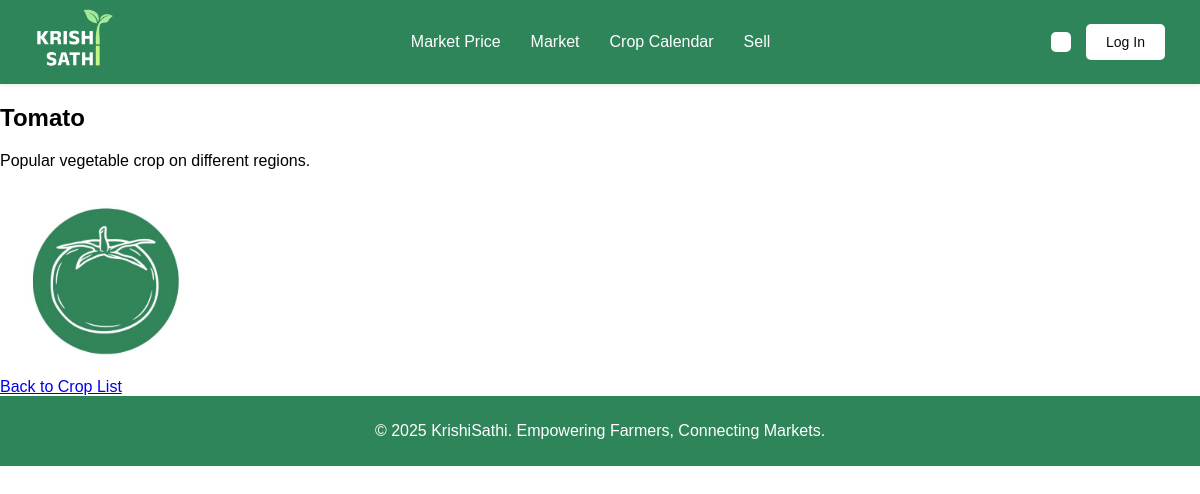
The app's page /croptypes/1/ with its own data.
### mainapp/models.py (models this page shows, shortened)
class CropType(models.Model):
    name = models.CharField(max_length=200, unique=True)
    description = models.TextField(blank=True)

class CropImage(models.Model):
    crop_type = models.ForeignKey(
            CropType,
            on_delete=models.CASCADE,
            related_name='images',
    )
    image = models.ImageField(upload_to='crops/')
    uploaded_at = models.DateTimeField(auto_now_add=True)

### mainapp/views.py (the view)
# urls.py: path('croptypes/<int:crop_id>/', views.crop_type_detail, name='crop_type_detail'),
def crop_type_detail(request, crop_id):
    crop_type = get_object_or_404(models.CropType, id=crop_id)
    images = models.CropImage.objects.filter(crop_type=crop_type)  # Fetch related images
    return render(request, 'crop_type_detail.html', {'crop_type': crop_type, 'images': images})

### mainapp/templates/crop_type_detail.html
{% extends "base.html" %}
{% block content %}
<h2 >{{ crop_type.name }}</h2>
<p>{{ crop_type.description }}</p>
<div>
    {% for img in images %}
        <img src="{{ img.image.url }}" alt="{{ crop_type.name }}" style="width: 200px; height: auto; margin: 5px;">
    {% endfor %}
</div>
<a href="{% url 'crop_type_list' %}">Back to Crop List</a>
{% endblock %}

### mainapp/static/mainapp/css/styles.css (style rules this page uses)
body { background-color: white; min-height: 100vh; margin: 0; font-family: Arial, sans-serif; }
body { top: 0px !important; }

### mainapp/templates/base.html (style rules this page uses)
body { top: 0px !important; }

### records on screen
CropType: name "Tomato", description "Popular vegetable crop on different regions."
CropImage: image (picture)
